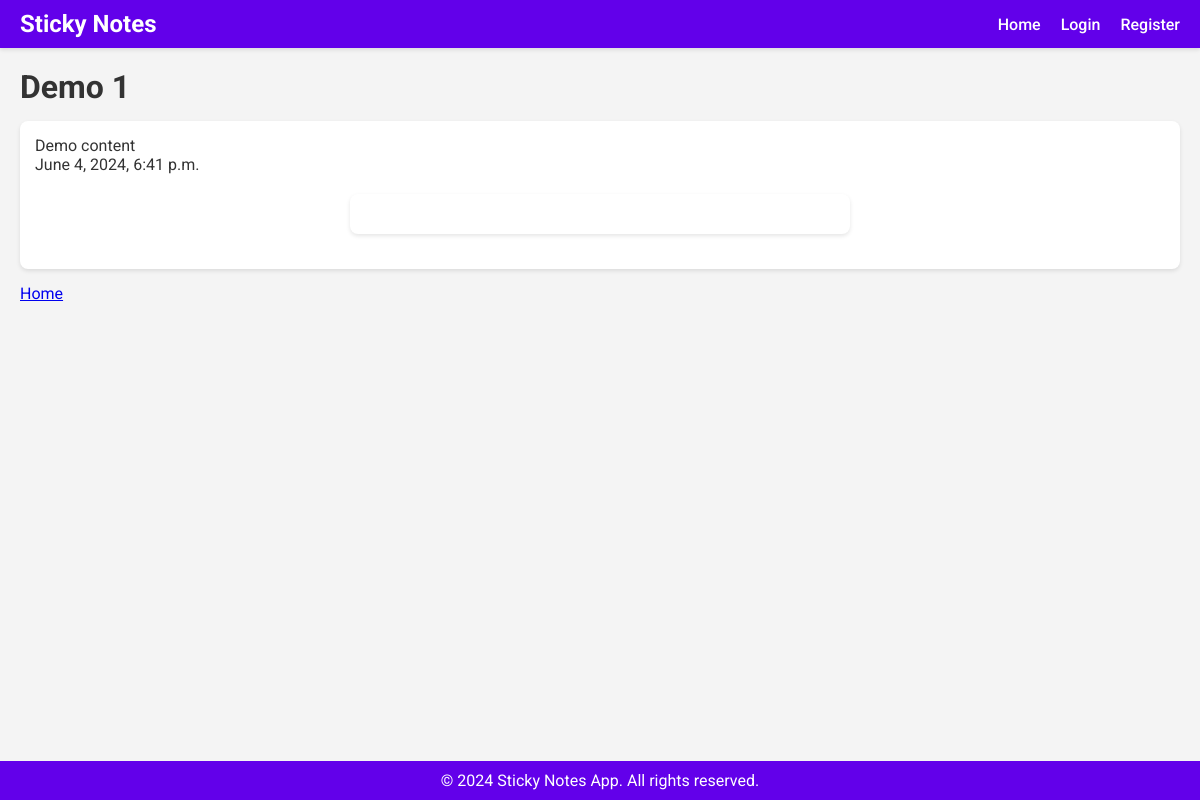
The page /notes/1/ on the database its author committed.
### sticky_notes_app/models.py (models this page shows, shortened)
class Stick_notes(models.Model):
    title=models.CharField(max_length=255)
    content=models.TextField()
    created_at=models.DateTimeField(auto_now_add=True)

### sticky_notes_app/views.py (the view)
# urls.py: path("notes/<int:pk>/", notes_detail, name="notes_detail"),
def notes_detail(request, pk):
    note = get_object_or_404(Stick_notes, pk=pk)
    context = {
        'note': note
    }
    return render(request, 'notes_detail.html', context)

### sticky_notes_app/templates/notes_detail.html (shortened to what this page needs)
{% extends 'base.html' %}
{% block content %}
<h1>{{ note.title }}</h1>
<div class="note-card">
    <p>{{ note.content }}</p>
    <p>{{ note.created_at }}</p>
    <div class="form-group">
        <form method="post" action="{% url 'notes_delete' pk=note.pk %}">
        </form>
    </div>
</div>
<a href="{% url 'home'%}">Home</a>
{% endblock %}

### sticky_notes_app/static/main.css (style rules this page uses)
* { margin: 0; padding: 0; box-sizing: border-box; }
body { font-family: 'Roboto', sans-serif; background-color: #f4f4f4; color: #333; }
form { background: #fff; padding: 20px; margin: 20px auto; max-width: 500px; box-shadow: 0 2px 4px rgba(0, 0, 0, 0.1); border-radius: 8px; }
.form-group { margin-bottom: 15px; }
.note-card { background: #fff; padding: 15px; margin: 15px 0; box-shadow: 0 2px 4px rgba(0, 0, 0, 0.1); border-radius: 8px; }

### rows shown on the page
Stick_notes: title "Demo 1", content "Demo content", created_at "June 4, 2024, 6:41 p.m."
